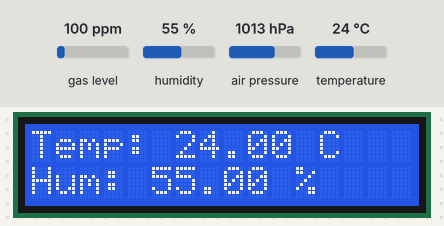
This program was run on a simulated ESP32. Parts: 16×2 character LCD. The test bench sets the inputs (shaded band); at power-on: humidity 55 %, temperature 24 °C, gas level 100 ppm, air pressure 1013 hPa. What the program prints to the serial monitor is not drawn.

Above: at 1.2 s.
1.3 s: humidity set to 22 %
At 3.1 s:
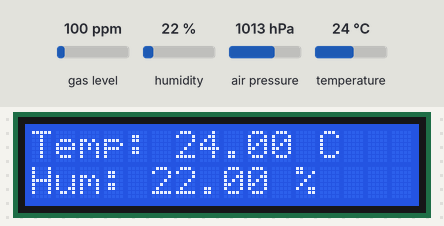
4.2 s: temperature set to 12 °C
At 5.3 s:
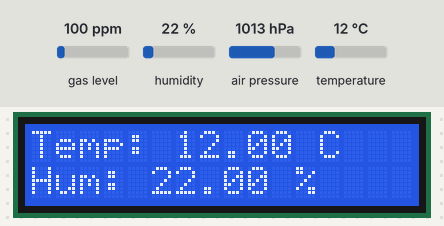
7.1 s: humidity set to 40 %
At 9.7 s:
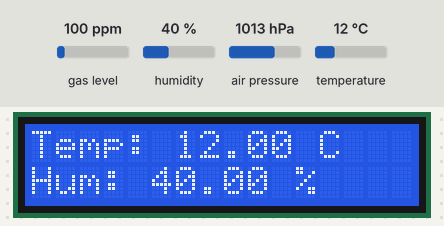
10.4 s: temperature set to 19 °C
At 11.8 s:
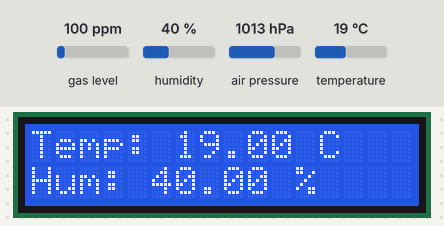
Timing chart, 0 to 13.4 s (numbered marks = the images above; inputs shaded):
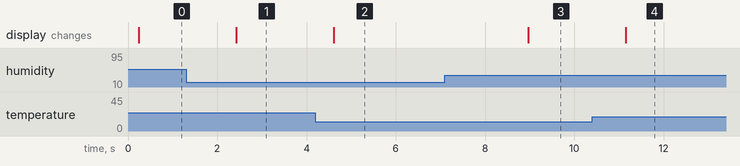

Measured:
- after the input at 1.3 s, the display: changes after 1.1 s (image 1)
- after the input at 4.2 s, the display: changes after 0.41 s (image 2)
- after the input at 7.1 s, the display: changes after 1.9 s (image 3)
- after the input at 10.4 s, the display: changes after 0.75 s (image 4)

The program:

main.cpp
```cpp
#include <Arduino.h>
#include <Wire.h>
#include <LiquidCrystal_I2C.h>
#include <Adafruit_Sensor.h>
#include "Adafruit_BME680.h"

LiquidCrystal_I2C lcd(0x27, 16, 2);
Adafruit_BME680 bme;

void setup() {
  Serial.begin(115200);
  Wire.begin(21, 22);
  lcd.init();
  lcd.backlight();

  if (!bme.begin(0x77)) {
    Serial.println("[Binome 1 - MANZANAS & AGNES] BME680 introuvable");
    lcd.print("BME680 absent");
    while (1);
  }

  bme.setTemperatureOversampling(BME680_OS_8X);
  bme.setHumidityOversampling(BME680_OS_2X);
  bme.setIIRFilterSize(BME680_FILTER_SIZE_3);
  bme.setGasHeater(0, 0);
}

void loop() {
  if (!bme.performReading()) {
    Serial.println("[Binome 1 - MANZANAS & AGNES] Erreur de mesure");
    return;
  }

  lcd.clear();
  lcd.setCursor(0, 0);
  lcd.print("Temp: ");
  lcd.print(bme.temperature);
  lcd.print(" C");
  lcd.setCursor(0, 1);
  lcd.print("Hum: ");
  lcd.print(bme.humidity);
  lcd.print(" %");

  Serial.print("[Binome 1 - MANZANAS & AGNES] Temp: ");
  Serial.print(bme.temperature);
  Serial.print(" C | Hum: ");
  Serial.print(bme.humidity);
  Serial.println(" %");

  delay(2000);
}
```
